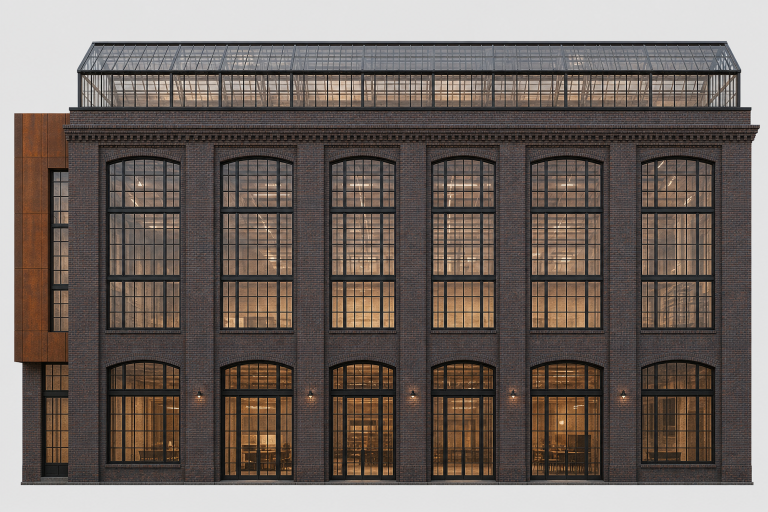
#> input picture tools/archetype_compiler/facade_sources_openai_catalog/industrial-brick-powerstation-v1.png, 1536 x 1024 px, given in place of variant_0.png, which was not available (shown at 1/2 size)
$ python create_three_pilot_v66_comparison.py --output out.png
#> lines starting #> are read from the running program, lines starting #| are printed output that depends on the picture; pictures that were not available may be replaced by others from this repository, and a replacement may not be noted
"""Create the reference / v65 / v66 board for the bounded fidelity rerun."""

from __future__ import annotations

import argparse
from pathlib import Path

from PIL import Image, ImageDraw, ImageFont


REPO = Path(__file__).resolve().parents[2]


def font(size: int, bold: bool = False) -> ImageFont.FreeTypeFont | ImageFont.ImageFont:
    name = "arialbd.ttf" if bold else "arial.ttf"
    try:
        return ImageFont.truetype(name, size)
    except OSError:
        return ImageFont.load_default()


def fit(path: Path, width: int, height: int) -> Image.Image:
    image = Image.open(path).convert("RGB")
    image.thumbnail((width, height), Image.Resampling.LANCZOS)
    canvas = Image.new("RGB", (width, height), "#d9dde1")
    canvas.paste(image, ((width - image.width) // 2, (height - image.height) // 2))
    return canvas


def main() -> None:
    parser = argparse.ArgumentParser()
    parser.add_argument("--output", type=Path, required=True)
    args = parser.parse_args()
    output = args.output.resolve()
    output.parent.mkdir(parents=True, exist_ok=True)

    rows = (
        (
            "Parisian Corner Turret",
            REPO / "frontend/public/archetypes/buildings/parisian_boulevard_corner/variant_0.png",
            REPO / "artifacts/pilot-v65/families/parisian-boulevard-corner/parisian-boulevard-corner_preview.png",
            REPO / "artifacts/pilot-v66/pilot-paris-v4/parisian-boulevard-corner/parisian-boulevard-corner_preview.png",
            "Camera lock · clean floor bands · curved balcony datums",
        ),
        (
            "Cream Terra-Cotta Art Deco Tower",
            REPO / "frontend/public/archetypes/buildings/art_deco_setback_tower/variant_0.png",
            REPO / "artifacts/pilot-v65/families/art-deco-setback-tower/art-deco-setback-tower_preview.png",
            REPO / "artifacts/pilot-v66/final/art-deco-setback-tower/art-deco-setback-tower_preview.png",
            "Framed ceremonial portal · articulated eight-face lantern",
        ),
        (
            "Traditional Restored Machiya",
            REPO / "frontend/public/archetypes/buildings/japanese_machiya_mixed_use/variant_0.png",
            REPO / "artifacts/pilot-v65/families/japanese-machiya-mixed-use/japanese-machiya-mixed-use_preview.png",
            REPO / "artifacts/pilot-v66/machiya-v2/japanese-machiya-mixed-use/japanese-machiya-mixed-use_preview.png",
            "Corrected dark-timber hierarchy · complete orbit QA",
        ),
    )

    page = Image.new("RGB", (1900, 1620), "#eef0f2")
    draw = ImageDraw.Draw(page)
    draw.text((55, 28), "Three-Pilot Fidelity Refinement v66", font=font(42, True), fill="#171b20")
    draw.text(
        (55, 82),
        "Archetype reference → previous pilot → refined pipeline run · review-only",
        font=font(23),
        fill="#555d66",
    )
    headers = (("Archetype reference", 55), ("v65 pilot", 665), ("v66 refinement", 1275))
    for label, x in headers:
        draw.text((x + 150, 126), label, font=font(25, True), fill="#2d333a")

    cell_w, cell_h = 570, 350
    for row_index, (label, reference, old, new, note) in enumerate(rows):
        y = 172 + row_index * 474
        draw.rounded_rectangle((40, y, 1860, y + 446), radius=18, fill="#ffffff", outline="#c9ced4", width=2)
        draw.text((62, y + 18), label, font=font(27, True), fill="#20252b")
        draw.text((62, y + 54), note, font=font(19), fill="#a25c2a")
        for column, path in enumerate((reference, old, new)):
            image = fit(path, cell_w, cell_h)
#> in fit, image is the input picture: PIL image 1536x1024 RGB; mean R, G, B 112.4, 102.3, 96.4
#> in fit, `image.thumbnail((width, height), Image.Resampling.LANCZOS)`:
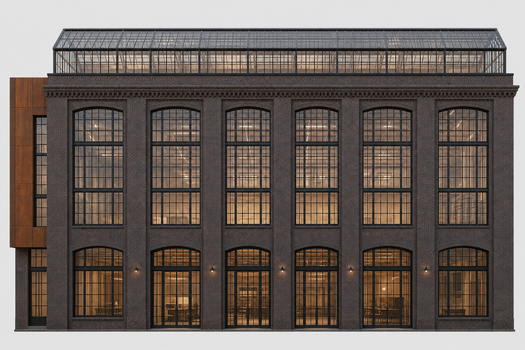
#> image: PIL image 525x350 RGB; mean R, G, B 112.4, 102.3, 96.4
#> in fit, `canvas = Image.new("RGB", (width, height), "#d9dde1")`:
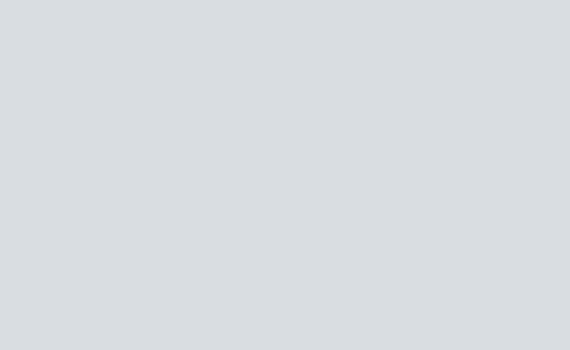
#> canvas: PIL image 570x350 RGB; mean R, G, B 217, 221, 225
#> in fit, `canvas.paste(image, ((width - image.width) // 2, (height - image.heigh..`:
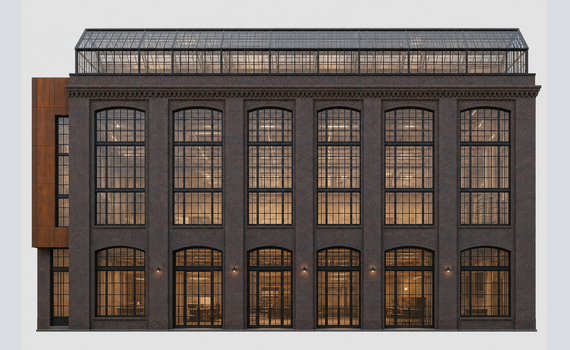
#> canvas: PIL image 570x350 RGB; mean R, G, B 120.6, 111.7, 106.6
            page.paste(image, (55 + column * 610, y + 86))
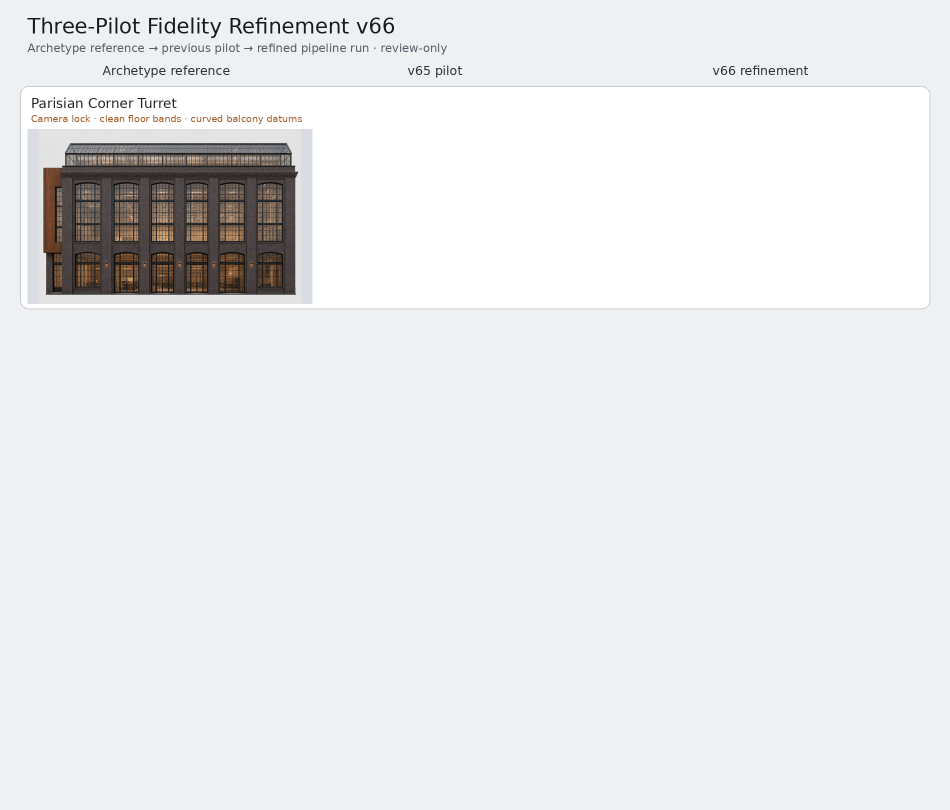
#> page: PIL image 1900x1620 RGB (shown at 1/2 size); mean R, G, B 232.6, 233.5, 234.7

    page.save(output, optimize=True)
    print(output)


if __name__ == "__main__":
#> (the run stopped early here; a loop or call above may not have finished)
